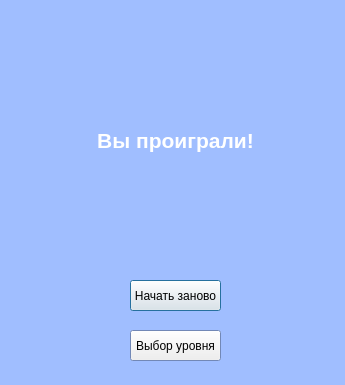
<?xml version="1.0" encoding="UTF-8"?>
<ui version="4.0">
 <class>youlosewindow</class>
 <widget class="QDialog" name="youlosewindow">
  <property name="geometry">
   <rect>
    <x>0</x>
    <y>0</y>
    <width>345</width>
    <height>385</height>
   </rect>
  </property>
  <property name="palette">
   <palette>
    <active>
     <colorrole role="Base">
      <brush brushstyle="SolidPattern">
       <color alpha="255">
        <red>255</red>
        <green>255</green>
        <blue>255</blue>
       </color>
      </brush>
     </colorrole>
     <colorrole role="Window">
      <brush brushstyle="SolidPattern">
       <color alpha="255">
        <red>160</red>
        <green>190</green>
        <blue>255</blue>
       </color>
      </brush>
     </colorrole>
    </active>
    <inactive>
     <colorrole role="Base">
      <brush brushstyle="SolidPattern">
       <color alpha="255">
        <red>255</red>
        <green>255</green>
        <blue>255</blue>
       </color>
      </brush>
     </colorrole>
     <colorrole role="Window">
      <brush brushstyle="SolidPattern">
       <color alpha="255">
        <red>160</red>
        <green>190</green>
        <blue>255</blue>
       </color>
      </brush>
     </colorrole>
    </inactive>
    <disabled>
     <colorrole role="Base">
      <brush brushstyle="SolidPattern">
       <color alpha="255">
        <red>160</red>
        <green>190</green>
        <blue>255</blue>
       </color>
      </brush>
     </colorrole>
     <colorrole role="Window">
      <brush brushstyle="SolidPattern">
       <color alpha="255">
        <red>160</red>
        <green>190</green>
        <blue>255</blue>
       </color>
      </brush>
     </colorrole>
    </disabled>
   </palette>
  </property>
  <property name="windowTitle">
   <string>Game Over</string>
  </property>
  <widget class="QPushButton" name="restartButton">
   <property name="geometry">
    <rect>
     <x>130</x>
     <y>280</y>
     <width>91</width>
     <height>31</height>
    </rect>
   </property>
   <property name="text">
    <string>Начать заново</string>
   </property>
  </widget>
  <widget class="QPushButton" name="backToChooseButton">
   <property name="geometry">
    <rect>
     <x>130</x>
     <y>330</y>
     <width>91</width>
     <height>31</height>
    </rect>
   </property>
   <property name="text">
    <string>Выбор уровня</string>
   </property>
  </widget>
  <widget class="QLabel" name="label">
   <property name="geometry">
    <rect>
     <x>70</x>
     <y>90</y>
     <width>211</width>
     <height>101</height>
    </rect>
   </property>
   <property name="text">
    <string>&lt;html&gt;&lt;head/&gt;&lt;body&gt;&lt;p align=&quot;center&quot;&gt;&lt;span style=&quot; font-size:16pt; font-weight:600; color:#ffffff;&quot;&gt;Вы проиграли!&lt;/span&gt;&lt;/p&gt;&lt;/body&gt;&lt;/html&gt;</string>
   </property>
  </widget>
 </widget>
 <resources/>
 <connections/>
</ui>
